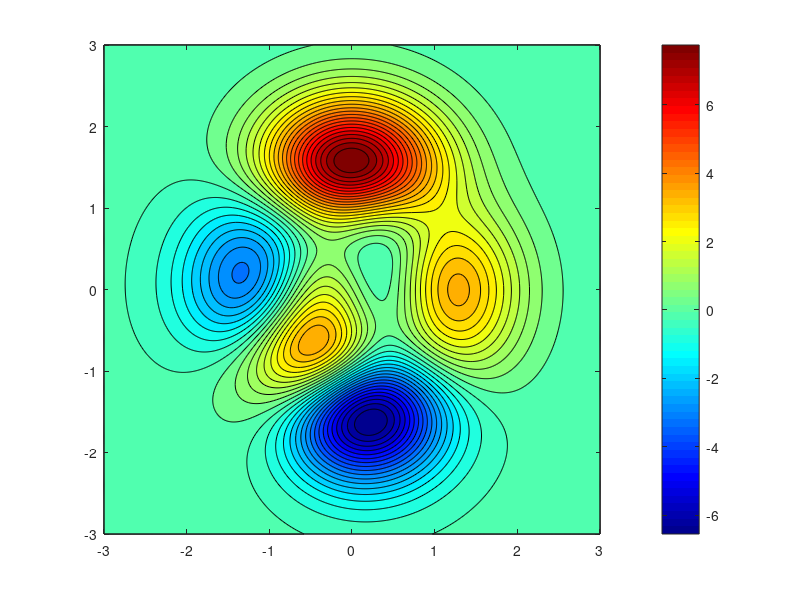

This chart was generated by the following MATLAB code: (Note: this script raises an error after producing the figure.)
%%% Generate data
[X,Y,Z] = peaks(50);

%%% Basic surface plot with defaults
surf(X,Y,Z)

%%% Show the problems with the mesh
%%
%%% Generate fine data
[X,Y,Z] = peaks(500);
%%% Basic surface plot with defaults
surf(X,Y,Z)

%%% partial solution
%%
%%% Generate fine data
[X,Y,Z] = peaks(500);
%%% Basic surface plot with defaults
handl = surf(X,Y,Z);
set(handl,'edgecolor','none')


%%% add some depth
%%
%%% Generate fine data
[X,Y,Z] = peaks(500);
%%% Basic surface plot with defaults
handl = surf(X,Y,Z);
set(handl,'edgecolor','none')
camlight


%%% same information in 2D
%%
%%% Generate fine data
[X,Y,Z] = peaks(500);
%%% Basic surface plot with defaults
handl = pcolor(X,Y,Z);
set(handl,'edgecolor','none')
colorbar


%%% same information in 2D
%%
%%% Generate fine data
[X,Y,Z] = peaks(500);
%%% Basic surface plot with defaults
handl = contourf(X,Y,Z,40);
%set(handl,'edgecolor','none')
colorbar

%%% making it worse
%%
colormap('jet')
%%% Generate fine data
[X,Y,Z] = peaks(500);
%%% Basic surface plot with defaults
handl = contourf(X,Y,Z,40);
%set(handl,'edgecolor','none')
colorbar


%%
%%%%%%%%%%%%%%%%%%%%%%%%%%%%%%%%%%%%%%%%%%
%%%% Picking a colormap to show depth
I = imread('disparity.png');
imshow(I)
%%% Convert image to grayscale data
G = im2double(I); %


%%
clf
%%% check distance colormap (Jet)
ax1 = subplot(12,1,1:4);
imagesc(G)
colorbar
ax2 = subplot(12,1,5:8);
imagesc(G)
colorbar
ax3 = subplot(12,1,9:12);
imagesc(G)
colorbar

cmap = cool(256); %try jet, hsv, cool, parula
blindMap = CBlindDeutan(cmap); %CBlindCmap(cmap,1);
graymap = 0*cmap + mean(cmap,2);


colormap(ax1,cmap)
colormap(ax2,blindMap)
colormap(ax3,graymap)



%%
%%%%%%%%%%%%%%%%%%%%%%%%%%%%%%%%%%%%%%%%%%
clf
%%%% Picking a colormap to show depth
% I = imread('gdisparity.png');
I = imread('fountain.jpg');
imshow(I)
%%% Convert image to grayscale data
G = im2double(I); %G = (double(rgb2gray(I))./255); %

%%
%%% check distance colormap
ax1 = subplot(1,12,1:4);
imagesc(G)
cb1 = colorbar;
cb1.Ticks=[];
set(gca,'xtick',[])
set(gca,'xtick',[])
set(gca,'xticklabel',[])
set(gca,'ytick',[])
set(gca,'yticklabel',[])
ax2 = subplot(1,12,5:8);
imagesc(G)
cb2 = colorbar;
cb2.Ticks=[];
set(gca,'xtick',[])
set(gca,'xticklabel',[])
set(gca,'ytick',[])
set(gca,'yticklabel',[])
ax3 = subplot(1,12,9:12);
imagesc(G)
colorbar
set(gca,'xtick',[])
set(gca,'xticklabel',[])
set(gca,'ytick',[])
set(gca,'yticklabel',[])


cmap = viridis(256);
blindMap = CBlindDeutan(cmap); %CBlindCmap(cmap,1);
graymap = 0*cmap + mean(cmap,2);


colormap(ax1,cmap)
colormap(ax2,blindMap)
colormap(ax3,graymap)




function outMap = CBlindDeutan(cmap)
    mat_1 = [0.36198, 0.86755, -0.22953;
            0.26099, 0.64512, 0.09389;
           -0.01975, 0.02686, 0.99289];
       
    mat_2 = [0.37009, 0.88540, -0.25549;
            0.25767, 0.63782, 0.10451;
           -0.01950, 0.02741, 0.99209];
       
    normal = [ -0.00293; -0.00645; 0.00938 ];
       
%     mat_1 = [0.14510, 1.20165, -0.34675;
%             0.10447, 0.85316, 0.04237;
%             0.00429, -0.00603, 1.00174];
%         
%     mat_2 = [0.14115, 1.16782, -0.30897;
%             0.10495, 0.85730, 0.03776;
%             0.00431, -0.00586, 1.00155];
%     
%     normal = [0.00048; 0.00416; -0.00464 ];  

    
    %%% forward gamma correction
    gamma = cmap;
    mask = gamma < 0.04045;
    gamma(mask) = gamma(mask)/12.92;
    gamma(~mask) = ((gamma(~mask) + 0.055)./1.055).^(2.4);
    
    
    dot_with_normal = gamma*normal;
    for i = 1:length(gamma)
       if dot_with_normal(i) >= 0
           gamma(i,:) = (mat_1*gamma(i,:)')';
       else
           gamma(i,:) = (mat_2*gamma(i,:)')';
       end
       for k = 1:3
           v = gamma(i,k);
           if v <= 0 
              gamma(i,k) = 0;
           elseif v >= 1.0
              gamma(i,k) = 255.0;
           elseif v < 0.0031308
              gamma(i,k) = 0.5 + (v * 12.92 * 255);
           else
              gamma(i,k) = 255*(1.055*v^(1.0/2.4) - 0.055);
           end
       end
           
    end
      
    %%% inverse gamma correction
    outMap = gamma;
    outMap = outMap./255.0;
end

